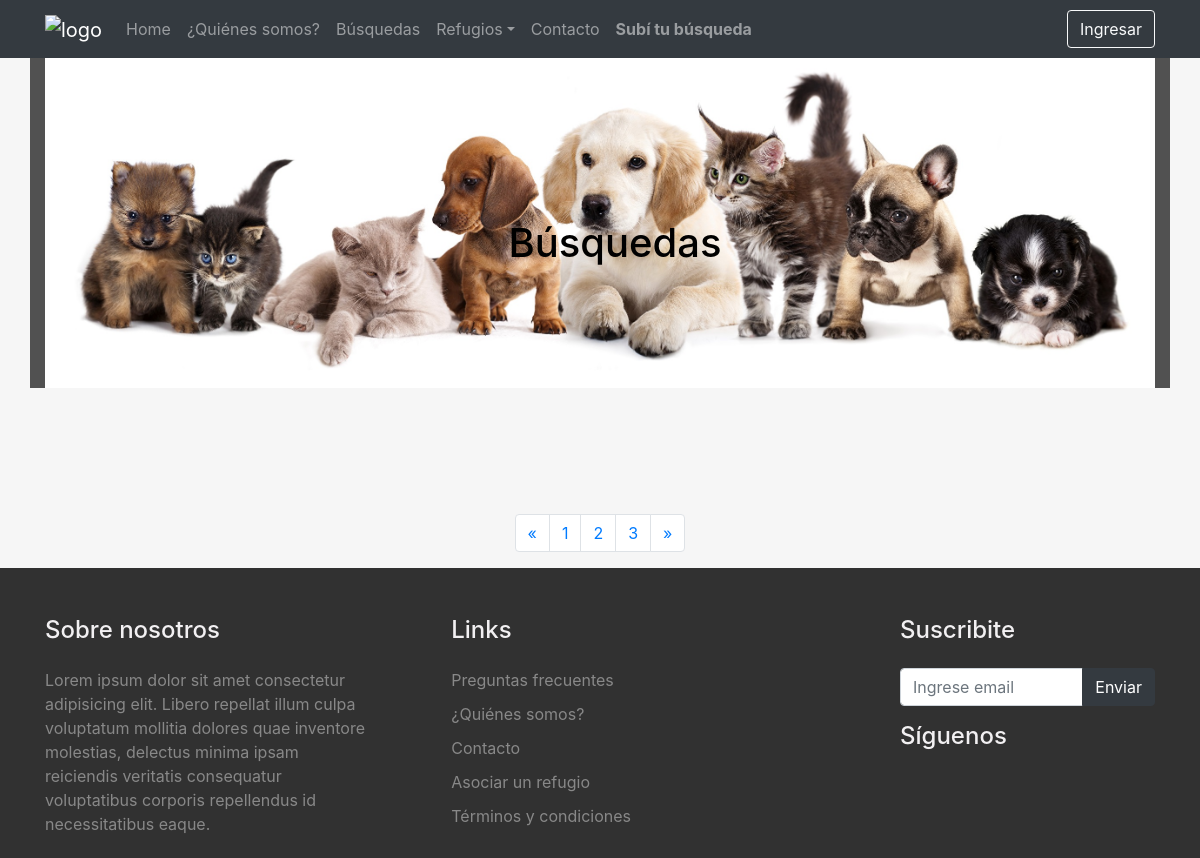
Before: /busquedas/ with the older database file.
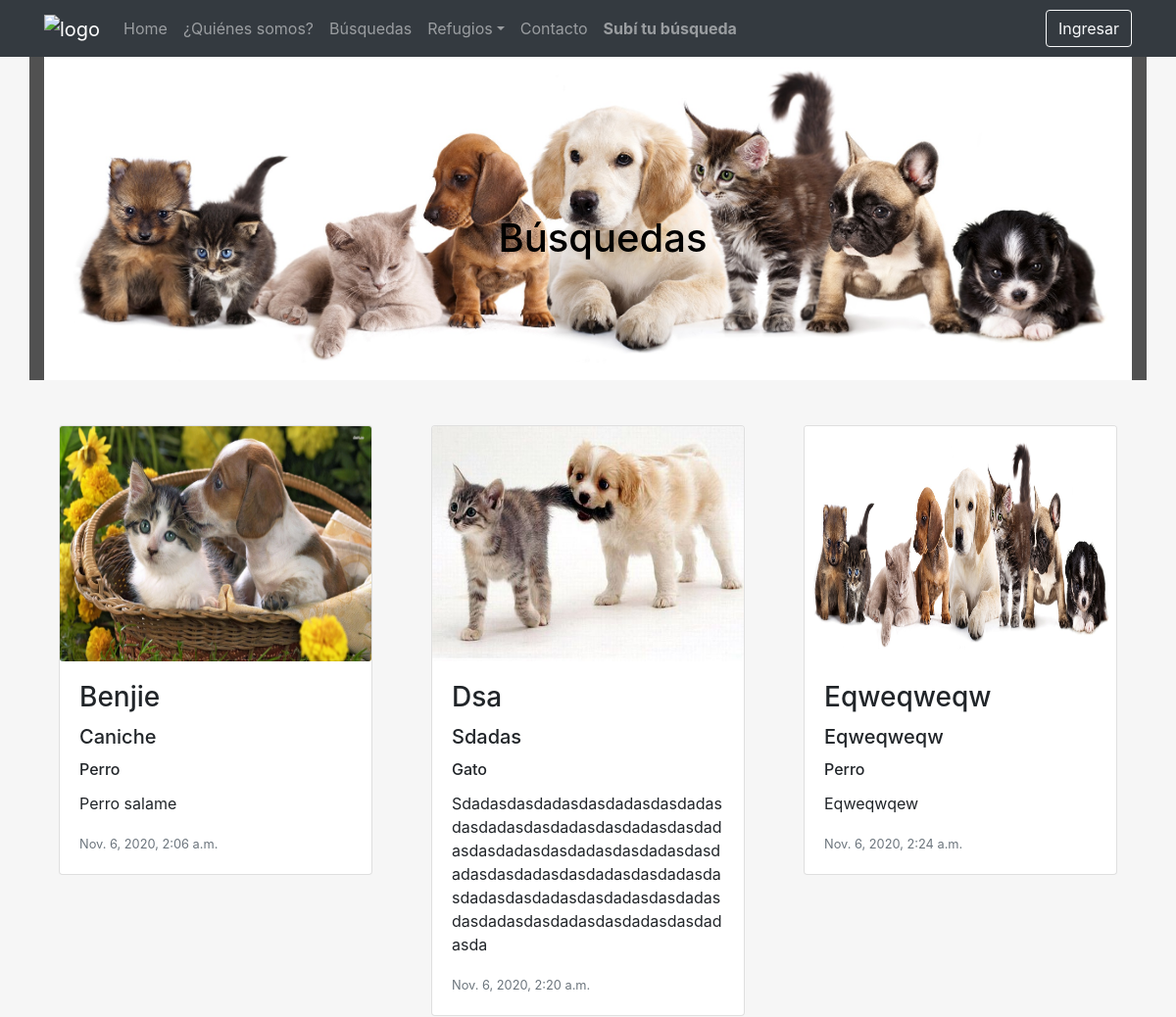
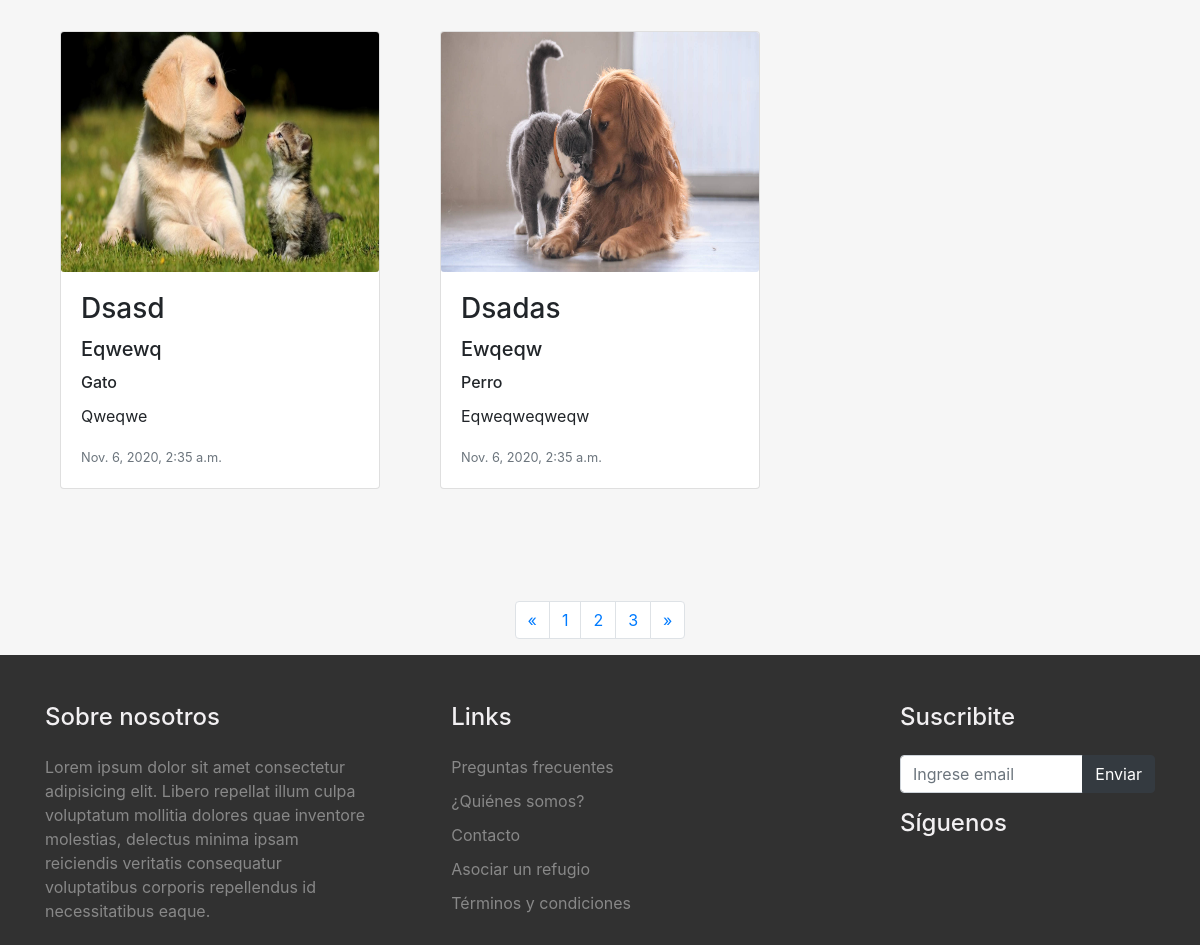
After: the same page with the newer database file (2 pictures, top to bottom).
### usuarios/models.py (models this page shows, shortened)
class Busqueda(models.Model):
    nombreMascota = models.CharField(max_length=40)
    categorias = models.TextChoices('categorias',['Perro','Gato'])
    categoria = models.CharField(blank=False, default="Perro", choices=categorias.choices, max_length=10)
    raza = models.CharField(max_length=40)
    descripcion = models.CharField(max_length=200)
    foto = models.ImageField(upload_to="usuarios")
    creado = models.DateTimeField(auto_now_add=True)
    provincia = models.CharField(max_length=40)
    localidad = models.CharField(max_length=40)
    codigoArea = models.IntegerField()
    telefono = models.IntegerField()
    celular = models.IntegerField(null=True, blank=True)
    usuario = models.ForeignKey(User, on_delete=models.CASCADE)

### usuarios/views.py (the view)
# urls.py: path('busquedas/', views.busquedas),
def busquedas(request):
    busquedas = Busqueda.objects.all()
    return render(request , "usuarios/busquedas.html", {'busquedas': busquedas})

### usuarios/templates/usuarios/busquedas.html (shortened to what this page needs)
{% extends "principal/index.html" %}
{% load static %}
{% block content %}
<br>
<div class="container mt-4 contenedor_imagen" >
  <div class="texto_banner">
      <h1> Búsquedas</h1>
  </div>
<img src="{% static 'principal/img/429416-svetik_2560x1440.jpg' %}" class="imagen_banner">
</div>
<div class="container mt-4 mb-4" >
  <div class="card-deck">
      {% for busqueda in busquedas %}
        <div class="col-md-4 mt-3 mb-3">
        <div class="card">
            <img src="{{busqueda.foto.url}}" class="card-img busqueda_foto" alt="...">
            <div class="card-body">
              <h3 class="card-title">{{busqueda.nombreMascota | capfirst }}</h3>
              <h5 class="card-title">{{busqueda.raza | title }}</h5>
              <h6 class="card-title">{{busqueda.categoria | capfirst}}</h6>
              <p class="card-text">{{busqueda.descripcion | capfirst}}</p>
              <p class="card-text"><small class="text-muted">{{busqueda.creado}}</small></p>
            </div>
          </div>
        </div>
          {% endfor %}
        </div>
        </div>
<br>
<br>
<br>
<nav aria-label="Page navigation example">
  <ul class="pagination justify-content-center">
    <li class="page-item">
      <a class="page-link" href="#" aria-label="Previous">
        <span aria-hidden="true">&laquo;</span>
      </a>
    </li>
    <li class="page-item"><a class="page-link" href="#">1</a></li>
    <li class="page-item"><a class="page-link" href="#">2</a></li>
    <li class="page-item"><a class="page-link" href="#">3</a></li>
    <li class="page-item">
      <a class="page-link" href="#" aria-label="Next">
        <span aria-hidden="true">&raquo;</span>
      </a>
    </li>
  </ul>
</nav>
{% endblock %}

Changed rows visible on the page:
added Busqueda: foto (picture), nombreMascota "Benjie", raza "Caniche", categoria "Perro", descripcion "Perro salame", creado "Nov. 6, 2020, 2:06 a.m."
added Busqueda: foto (picture), nombreMascota "Dsa", raza "Sdadas", categoria "Gato", descripcion "Sdadasdasdadasdasdadasdasdadasdasdadasdasdadasdasdadasdasdadasdasdadasdasdadasdasdadasdasdadasdasdadasdasdadasdasdadasdasdadasdasdadasdasdadasdasdadasdasdadasdasdadasdasdadasdasdadasda", creado "Nov. 6, 2020, 2:20 a.m."
added Busqueda: foto (picture), nombreMascota "Eqweqweqw", raza "Eqweqweqw", categoria "Perro", descripcion "Eqweqwqew", creado "Nov. 6, 2020, 2:24 a.m."
added Busqueda: foto (picture), nombreMascota "Dsasd", raza "Eqwewq", categoria "Gato", descripcion "Qweqwe", creado "Nov. 6, 2020, 2:35 a.m."
added Busqueda: foto (picture), nombreMascota "Dsadas", raza "Ewqeqw", categoria "Perro", descripcion "Eqweqweqweqw", creado "Nov. 6, 2020, 2:35 a.m."
